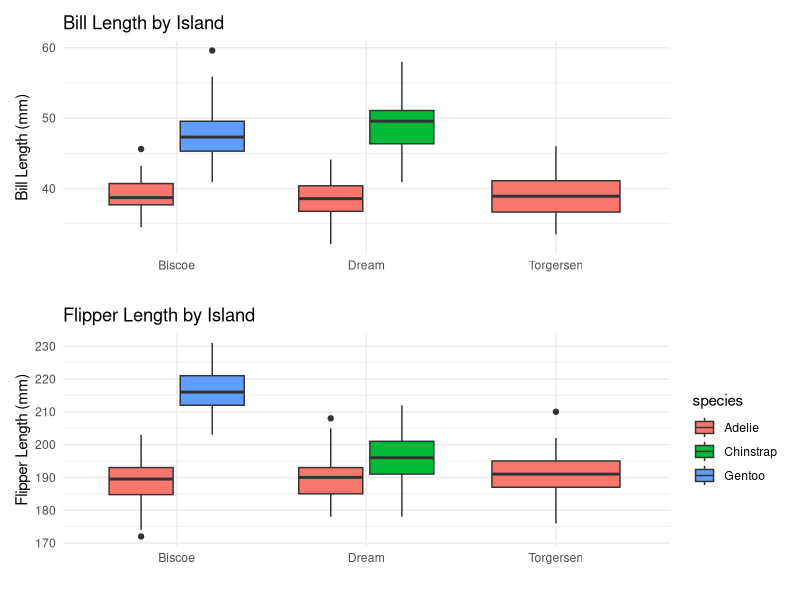
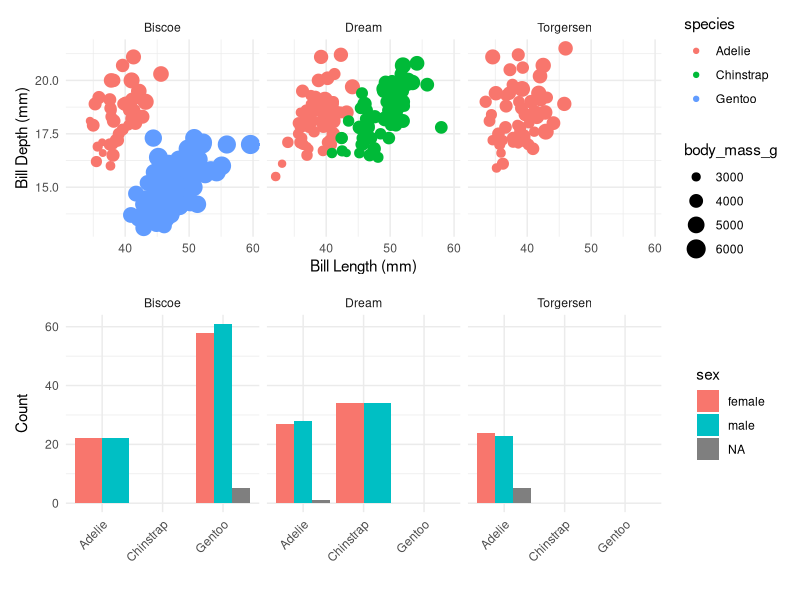

R code for these plots, in order:
## ---- chunk 1
library(palmerpenguins)
library(tidyverse)
library(knitr)
library(patchwork)
## ---- chunk 2
#| label: fig-intro-plot
p1 <- ggplot(penguins, aes(x = island, y = bill_length_mm, fill = species)) +
  geom_boxplot() +
  labs(title = "Bill Length by Island", x = "", y = "Bill Length (mm)") +
  theme_minimal() +
  theme(legend.position = "none")

p2 <- ggplot(penguins, aes(x = island, y = flipper_length_mm, fill = species)) +
  geom_boxplot() +
  labs(title = "Flipper Length by Island", x = "", y = "Flipper Length (mm)") +
  theme_minimal()

p1 / p2
## ---- chunk 3
#| label: tbl-island-summary
#| tbl-cap: "Population Distribution by Island and Species"
penguins %>%
  group_by(island, species) %>%
  summarise(
    total_count = n(),
    female_count = sum(sex == "female", na.rm = TRUE),
    male_count = sum(sex == "male", na.rm = TRUE),
    avg_body_mass = mean(body_mass_g, na.rm = TRUE)
  ) %>%
  kable(caption = "Population Distribution by Island and Species",
        col.names = c("Island", "Species", "Total Count", 
                     "Females", "Males", "Avg Mass (g)"),
        digits = 0)
## ---- chunk 4
#| label: fig-analysis-plots
p3 <- ggplot(penguins, aes(x = bill_length_mm, y = bill_depth_mm)) +
  geom_point(aes(color = species, size = body_mass_g)) +
  facet_wrap(~island) +
  labs(x = "Bill Length (mm)", y = "Bill Depth (mm)") +
  theme_minimal()

p4 <- ggplot(penguins, aes(x = species, fill = sex)) +
  geom_bar(position = "dodge") +
  facet_wrap(~island) +
  labs(x = "", y = "Count") +
  theme_minimal() +
  theme(axis.text.x = element_text(angle = 45, hjust = 1))

p3 / p4
